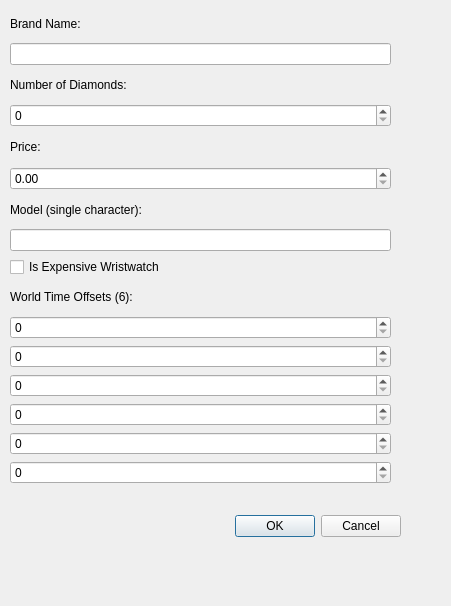
<?xml version="1.0" encoding="UTF-8"?>
<ui version="4.0">
 <class>StructInputDialog</class>
 <widget class="QDialog" name="StructInputDialog">
  <property name="geometry">
   <rect>
    <x>0</x>
    <y>0</y>
    <width>451</width>
    <height>606</height>
   </rect>
  </property>
  <property name="windowTitle">
   <string>Enter WristWatch Data</string>
  </property>
  <widget class="QWidget" name="verticalLayoutWidget">
   <property name="geometry">
    <rect>
     <x>10</x>
     <y>10</y>
     <width>381</width>
     <height>474</height>
    </rect>
   </property>
   <layout class="QVBoxLayout" name="verticalLayout">
    <item>
     <widget class="QLabel" name="label">
      <property name="text">
       <string>Brand Name:</string>
      </property>
     </widget>
    </item>
    <item>
     <widget class="QLineEdit" name="lineEdit"/>
    </item>
    <item>
     <widget class="QLabel" name="label_2">
      <property name="text">
       <string>Number of Diamonds:</string>
      </property>
     </widget>
    </item>
    <item>
     <widget class="QSpinBox" name="spinBox"/>
    </item>
    <item>
     <widget class="QLabel" name="label_3">
      <property name="text">
       <string>Price:</string>
      </property>
     </widget>
    </item>
    <item>
     <widget class="QDoubleSpinBox" name="doubleSpinBox">
      <property name="maximum">
       <double>1000000.000000000000000</double>
      </property>
     </widget>
    </item>
    <item>
     <widget class="QLabel" name="label_4">
      <property name="text">
       <string>Model (single character):</string>
      </property>
     </widget>
    </item>
    <item>
     <widget class="QLineEdit" name="lineEdit_2"/>
    </item>
    <item>
     <widget class="QCheckBox" name="checkBox">
      <property name="text">
       <string>Is Expensive Wristwatch</string>
      </property>
     </widget>
    </item>
    <item>
     <widget class="QLabel" name="label_5">
      <property name="text">
       <string>World Time Offsets (6):</string>
      </property>
     </widget>
    </item>
    <item>
     <widget class="QSpinBox" name="spinBox_2"/>
    </item>
    <item>
     <widget class="QSpinBox" name="spinBox_3"/>
    </item>
    <item>
     <widget class="QSpinBox" name="spinBox_4"/>
    </item>
    <item>
     <widget class="QSpinBox" name="spinBox_5"/>
    </item>
    <item>
     <widget class="QSpinBox" name="spinBox_6"/>
    </item>
    <item>
     <widget class="QSpinBox" name="spinBox_7"/>
    </item>
   </layout>
  </widget>
  <widget class="QDialogButtonBox" name="buttonBox">
   <property name="geometry">
    <rect>
     <x>60</x>
     <y>510</y>
     <width>341</width>
     <height>32</height>
    </rect>
   </property>
   <property name="orientation">
    <enum>Qt::Orientation::Horizontal</enum>
   </property>
   <property name="standardButtons">
    <set>QDialogButtonBox::StandardButton::Cancel|QDialogButtonBox::StandardButton::Ok</set>
   </property>
  </widget>
 </widget>
 <resources/>
 <connections>
  <connection>
   <sender>buttonBox</sender>
   <signal>accepted()</signal>
   <receiver>StructInputDialog</receiver>
   <slot>accept()</slot>
   <hints>
    <hint type="sourcelabel">
     <x>248</x>
     <y>254</y>
    </hint>
    <hint type="destinationlabel">
     <x>157</x>
     <y>274</y>
    </hint>
   </hints>
  </connection>
  <connection>
   <sender>buttonBox</sender>
   <signal>rejected()</signal>
   <receiver>StructInputDialog</receiver>
   <slot>reject()</slot>
   <hints>
    <hint type="sourcelabel">
     <x>316</x>
     <y>260</y>
    </hint>
    <hint type="destinationlabel">
     <x>286</x>
     <y>274</y>
    </hint>
   </hints>
  </connection>
 </connections>
</ui>
